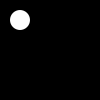
Frame 1 (no input)
Frame 60 (the mouse pressed at the canvas centre just before this capture): identical to frame 1, image omitted
Frame 120 (the mouse held since frame 60 and released just before this capture): identical to frame 1, image omitted

The Processing sketch that drew this single still picture (run headless with seeded random() and noise(); from frame 60 on, the mouse is pressed at the canvas centre):

// Processing sketch: lab06_challenge_01
// ── lab06_challenge_01.pde
Spot sp;

void setup()
{
  size (100,100);
  noStroke();
  //testing the boundaries in the validation
  //sp = new Spot(-1, -1, 51);
  //sp = new Spot(0, 0, 19);
  sp = new Spot(20, 20, 455);
}

void draw()
{
  background(0);
  ellipse(sp.xCoord, sp.yCoord, sp.diameter, sp.diameter);
}
// ── Spot.pde
class Spot{
  float xCoord, yCoord;
  float diameter;
 
  //Default Constructor
  Spot(){
  }
  
  //A second constructor with a (float, float, float) parameter list
  Spot(float xPos, float yPos, float diamtr){
    
    if (xPos >= 0)
       xCoord = xPos;
    else
       xCoord = 0;
       
    if (yPos >= 0)
       yCoord = yPos;
    else
       yCoord = 0;
       
    if ((diamtr >= 20)  && (diamtr <= 50))
       diameter = diamtr;
    else
       diameter = 20;
  }
  
}
